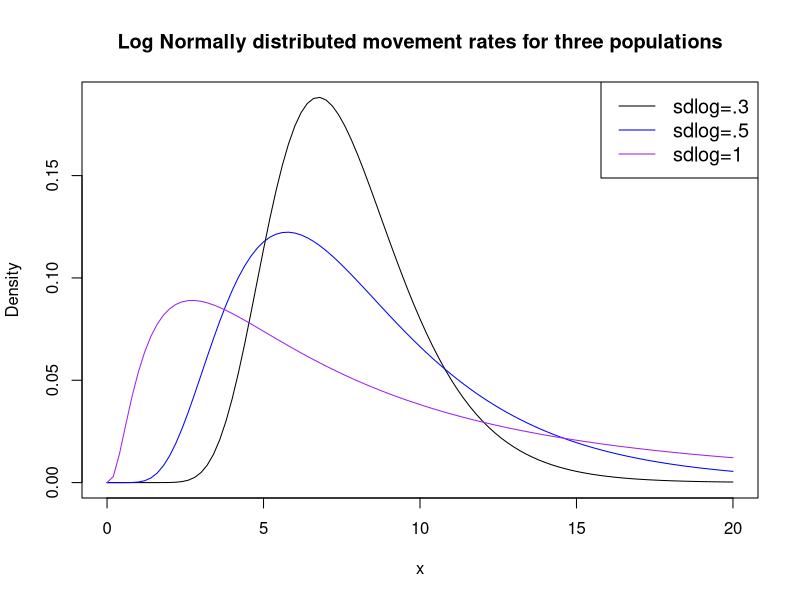
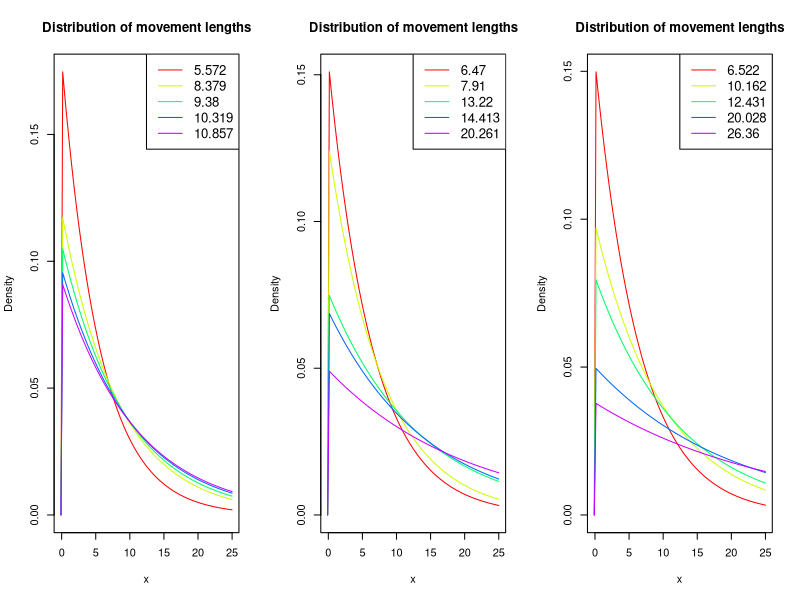
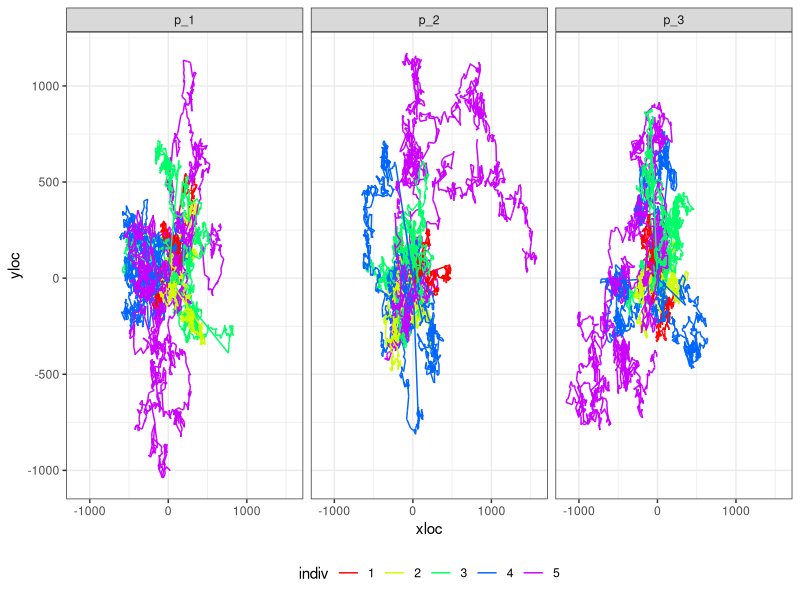
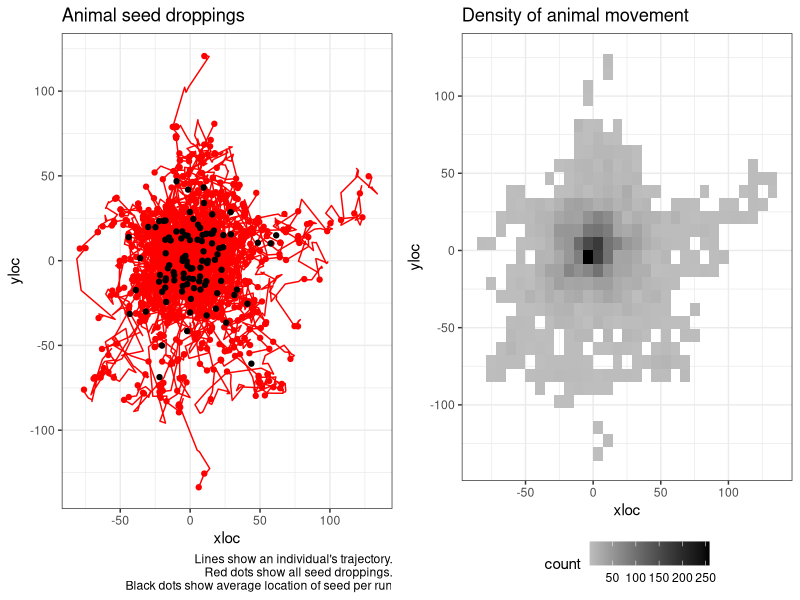
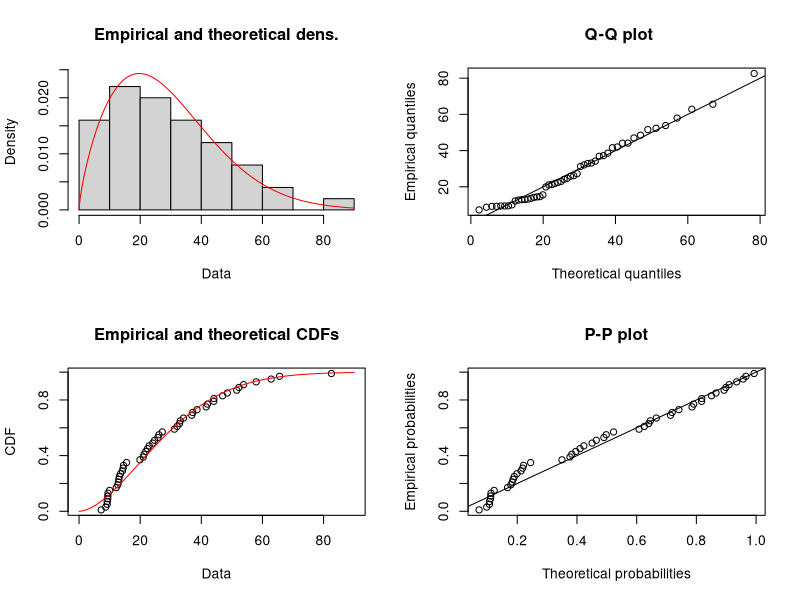
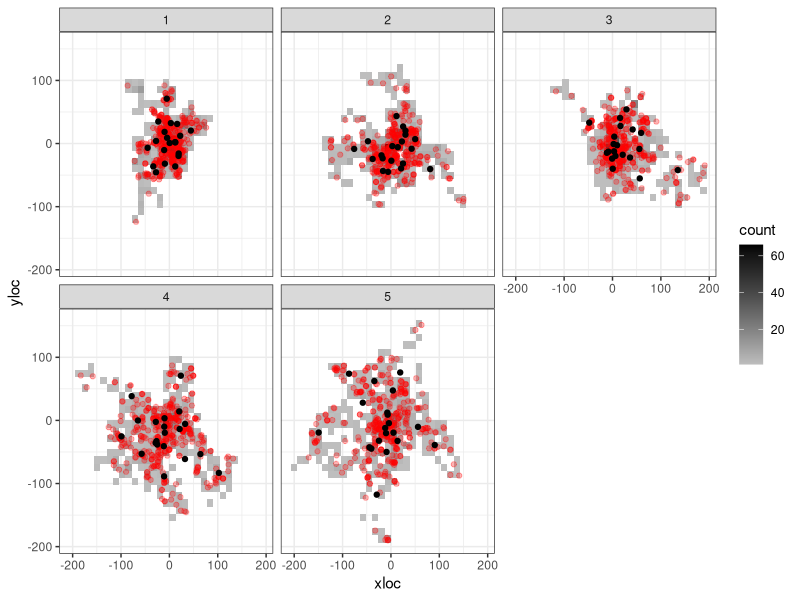
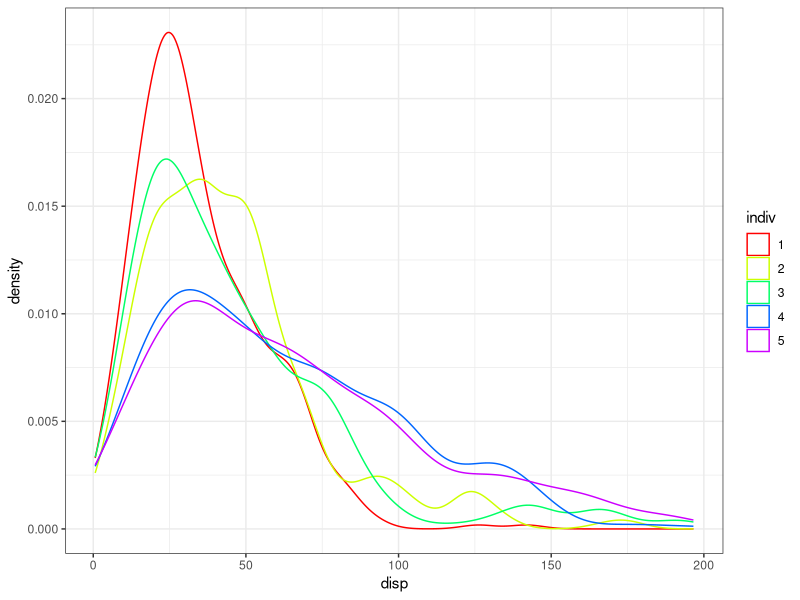
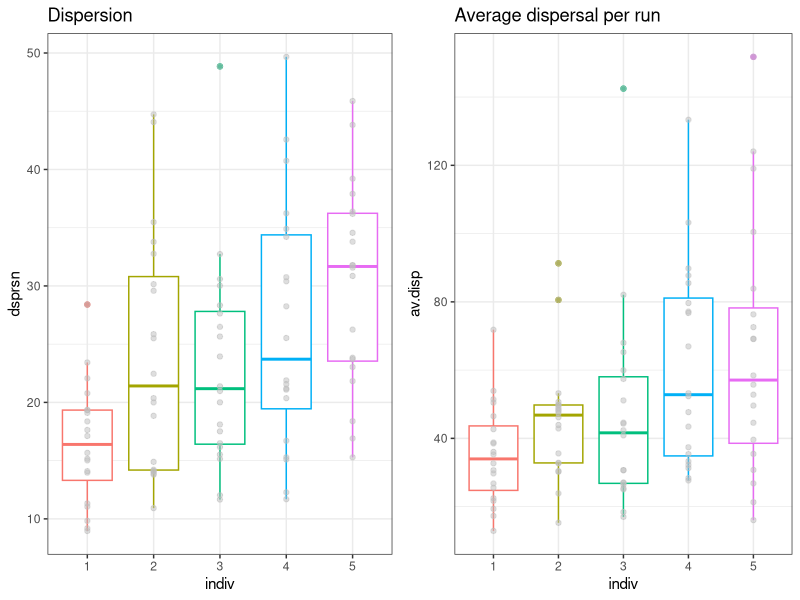

Source code (R) for these figures, in order:
## ---- chunk 1
knitr::opts_chunk$set(echo = FALSE)
knitr::opts_chunk$set(fig.width=12, fig.height=6) 
## ---- chunk 2
library(dplyr)
library(tidyr)
library(ggplot2)
library(cowplot)
library(fitdistrplus)
library(Hmisc)
## ---- chunk 3

av.mov.rate <- 2
max.x <- 20

mycols <- c("black", "blue", "purple")
#create density plots
curve(dlnorm(x, meanlog=av.mov.rate, sdlog=.3),
      from=0, to=max.x,
      col=mycols[1],
      main = 'Log Normally distributed movement rates for three populations', #add title
      ylab = 'Density', #change y-axis label
      )

curve(dlnorm(x, meanlog=av.mov.rate, sdlog=.5), 
      from=0, to=max.x,
      col=mycols[2], add=TRUE)

curve(dlnorm(x, meanlog=av.mov.rate, sdlog=1), 
      from=0, to=max.x,
      col=mycols[3], add=TRUE)

#add legend
legend("topright", legend=c("sdlog=.3", "sdlog=.5", "sdlog=1"),
       col=mycols, lty=1, cex=1.2)
## ---- chunk 4
n.individuals <- 5
m_1 <- sort(round(rlnorm(n.individuals, meanlog = av.mov.rate, sdlog = 0.3),3))
m_2 <- sort(round(rlnorm(n.individuals, meanlog = av.mov.rate, sdlog = 0.5),3))
m_3 <- sort(round(rlnorm(n.individuals, meanlog = av.mov.rate, sdlog = 1),3))
## ---- chunk 5

par(mfrow=c(1,3))
mycols <- rainbow(n.individuals, s=1)

range <- c(-0.1,max.x+5)
#create density plots
#########################################################################
# Fist population
curve(dexp(x, 1/m_1[1]), #notice rate for exponential is 1/movement rate.
      from=range[1], to=range[2], 
      col=mycols[1],
      main = 'Distribution of movement lengths', #add title
      ylab = 'Density', #change y-axis label
      xlab = "x"
      )
for(i in 2:5){
  curve(dexp(x, 1/m_1[i]), 
        from=range[1], to=range[2],
        col=mycols[i], add=TRUE)
}

#add legend
legend("topright", legend= m_1,
       col=mycols, lty=1, cex=1.2)
#########################################################################
# Second population
curve(dexp(x, 1/m_2[1]), #notice rate for exponential is 1/movement rate.
      from=range[1], to=range[2], 
      col=mycols[1],
      main = 'Distribution of movement lengths', #add title
      ylab = 'Density', #change y-axis label
      xlab = "x"
      )
for(i in 2:5){
  curve(dexp(x, 1/m_2[i]), 
        from=range[1], to=range[2],
        col=mycols[i], add=TRUE)
}

#add legend
legend("topright", legend= m_2,
       col=mycols, lty=1, cex=1.2)

#########################################################################
# Third population
curve(dexp(x, 1/m_3[1]), #notice rate for exponential is 1/movement rate.
      from=range[1], to=range[2], 
      col=mycols[1],
      main = 'Distribution of movement lengths', #add title
      ylab = 'Density', #change y-axis label
      xlab = "x"
      )
for(i in 2:5){
  curve(dexp(x, 1/m_3[i]), 
        from=range[1], to=range[2],
        col=mycols[i], add=TRUE)
}

#add legend
legend("topright", legend= m_3,
       col=mycols, lty=1, cex=1.2)
## ---- chunk 6
sim_movement <- function(prm, t = 1000, plot.it = TRUE, return.data.frame = FALSE){
  tru.rate <- round(prm, 3)
  movedist <- rexp(t, rate = 1/tru.rate)
  angle <- runif(t, min = 0, max = 360)
  distx <- movedist*cos(angle)
  xloc <- c(0, cumsum(distx))
  disty <- movedist*sin(angle)
  yloc <- c(0, cumsum(disty))
  animalTraj <- data.frame(time = 0:t, xloc = xloc, yloc = yloc)
  if(plot.it == TRUE){
    plot(x = xloc, y = yloc, type = "l", main = paste("Rate=",tru.rate))
  }
  if(return.data.frame == TRUE){
    return(animalTraj)
  }
}
## ---- chunk 7
nruns <- 3
m.data <- data.frame(m_1, m_2, m_3)

df <- NULL

for(m in 1:3){
  m.0 <- m.data[m]
  for(j in 1:n.individuals){
  for(k in 1:nruns){
  a <- sim_movement(m_2[j], plot.it = FALSE, return.data.frame = TRUE) %>% 
    mutate(indiv = as.factor(j),
           run = paste0("r_", k),
           pop.id = paste0("p_",m))
  df <- rbind.data.frame(df, a)
}
}
  
}


df %>% 
  ggplot(., aes(x = xloc, y=yloc, group = run, color = indiv)) +
  facet_wrap(~pop.id) +
  geom_path() +
  scale_color_manual(values = mycols) +
  theme_bw() +
  theme(legend.position = "bottom") +
  NULL
## ---- chunk 8
sim_seeds <- function(nseeds = 20, m.prms = NULL,...){
  grt <- round(rgamma(nseeds, shape = 4, scale = 5))
  t.grt <- max(grt)

  df <- sim_movement(m.prms, t = t.grt, plot.it = FALSE, return.data.frame = TRUE)

  df %>% 
    left_join(., data.frame(s.id = 1:nseeds, time = grt)) %>% 
    mutate(disp = sqrt(xloc^2+yloc^2)) -> df
  
  return(df)
}

summ_seeds <- function(df = NULL){
  df %>% 
  drop_na(s.id) %>% 
  mutate(xi = (mean(xloc)-xloc)^2,
         yi = (mean(yloc)-yloc)^2) %>% 
  summarise(x = mean(xloc),
            y = mean(yloc),
            av.disp = mean(disp),
            se.disp = sd(disp)/sqrt(n()),
            dsprsn = sum(sqrt(xi+yi))/n()) -> s.df
  return(s.df)
}

# a <- sim_seeds(m.prms = m_1[1])
# summ_seeds(a)
## ---- chunk 9
nruns <- 100

df <- NULL
summ.df <- NULL

for(j in 1:1){
  for(k in 1:nruns){
    a <- sim_seeds(m.prms = m_1[j]) %>% 
      mutate(indiv = as.factor(j),
             run = factor(paste0("r_", k), levels = paste0("r_", 1:nruns)))
    
    b <- summ_seeds(a) %>% 
      mutate(indiv = as.factor(j),
             run = factor(paste0("r_", k), levels = paste0("r_", 1:nruns)))
    
    df <- rbind.data.frame(df, a) 
    summ.df <- rbind.data.frame(summ.df, b) 
}
}
## ---- chunk 10

df %>% 
  ggplot(., aes(x = xloc, y=yloc, 
                group = run,
                color = indiv)) +
  # facet_wrap(~run) +
  geom_path() +
  scale_color_manual(values = mycols) +
  geom_point(data = df %>% drop_na(s.id), 
             aes(x = xloc, y = yloc)) +
  geom_point(data = summ.df, aes(x = x, y=y), color = "black") +
  theme_bw() +
  labs(title = "Animal seed droppings", caption = "Lines show an individual's trajectory.\n Red dots show all seed droppings.\n Black dots show average location of seed per run") +
  theme(legend.position = "none") -> p1
# p1

df %>% 
  ggplot(., aes(x = xloc, y = yloc)) +
  # stat_density_2d(aes(fill = ..level..), geom = "polygon", colour="white") +
  geom_bin2d() +
  # geom_hex() +
  # scale_fill_continuous(type = "viridis") +
  scale_fill_gradient(low = "grey", high = "black") +
  theme_bw() +
  theme(legend.position = "bottom") +
  labs(title = "Density of animal movement") -> p2
# p2

cowplot::plot_grid(p1, p2)
  
# summ.df %>% 
#   ggplot(., aes(y = dsprsn)) +
#   geom_boxplot()
# 
# summ.df %>% 
#   ggplot(., aes(x = av.disp)) +
#   geom_density(color = "blue") + # for the average dispersal per run
#   geom_density(data = df %>% drop_na(s.id),
#                  aes(x = disp)) + # for every seed
#   theme_bw()
## ---- chunk 11
# s.df <- df %>% drop_na(s.id)

s.df <- df %>% drop_na(s.id) %>% 
  sample_n(., 50)
  


g <- fitdist(s.df$disp, distr = "weibull")
summary(g)
plot(g)

# library(MASS)
# fitdistr(s.df$disp, densfun = "weibull")
## ---- chunk 12
nruns <- 20

df <- NULL
summ.df <- NULL

for(j in 1:n.individuals){
  for(k in 1:nruns){
    a <- sim_seeds(m.prms = m_1[j]) %>% 
      mutate(indiv = as.factor(j),
             run = factor(paste0("r_", k), levels = paste0("r_", 1:nruns)))
    
    b <- summ_seeds(a) %>% 
      mutate(indiv = as.factor(j),
             run = factor(paste0("r_", k), levels = paste0("r_", 1:nruns)))
    
    df <- rbind.data.frame(df, a) 
    summ.df <- rbind.data.frame(summ.df, b) 
}
}
## ---- chunk 13
df %>% 
  ggplot(., aes(x = xloc, y = yloc)) +
  facet_wrap(~indiv) +
  # stat_density_2d(aes(fill = ..level..), geom = "polygon", colour="white") +
  geom_bin2d() +
  # geom_hex() +
  # scale_fill_continuous(type = "viridis") +
  scale_fill_gradient(low = "grey", high = "black") +
  geom_point(data = df %>% drop_na(s.id),
             aes(x = xloc, y = yloc), color = "red", alpha = 0.3) +
  geom_point(data = summ.df, aes(x = x, y=y), color = "black") +
  theme_bw()
## ---- chunk 14
df %>% 
  drop_na(s.id) %>% 
  ggplot(., aes(x = disp, color = indiv)) +
  geom_density() +
  scale_color_manual(values = mycols) +
  theme_bw()

## ---- chunk 15
summ.df %>% 
  ggplot(., aes(y = dsprsn, x = indiv, color = indiv)) +
  geom_boxplot() +
  geom_point(color = "grey", alpha = 0.5) +
  labs(title = "Dispersion") +
  theme_bw() +
  theme(legend.position = "none") -> p1
# p1

summ.df %>% 
  ggplot(., aes(y = av.disp, x = indiv, color = indiv)) +
  geom_boxplot() +
  geom_point(color = "grey", alpha = 0.5) +
  labs(title = "Average dispersal per run") +
  theme_bw() +
  theme(legend.position = "none") -> p2
# p2

plot_grid(p1, p2)
## ---- chunk 16
weib.boot <- NULL

for(j in 1:10){
      s.df <- df %>% drop_na(s.id) %>%
      group_by(indiv) %>%
      sample_n(., 50)
    
    # s.df <- df %>% drop_na(s.id)
    
    weib.fits <- NULL
    
    for(i in 1:n.individuals){
      dat <- s.df %>% 
        filter(indiv == i)
      #g <- fitdist(dat$disp, distr = "weibull", method = 'mle', lower = c(0,0))
      g <- fitdistr(dat$disp, densfun = "weibull", lower = c(0,0))
      prms.weib <- data.frame(est.shape = as.numeric(g$estimate[1]),
                              est.scale = as.numeric(g$estimate[2]),
                              loglik = g$loglik, indiv = i)
      weib.fits <- rbind.data.frame(weib.fits, prms.weib)
      # plot(g)
    }
    
    weib.boot <- rbind.data.frame(weib.boot, weib.fits %>% mutate(boot = j))
}

# weib.boot
## ---- chunk 17


weib.boot %>% 
  ggplot(., aes(x = factor(indiv), y = est.scale)) +
  geom_violin() +
  #geom_boxplot(width = 0.1) +
  stat_summary(fun.data=mean_sdl, mult=1, 
                 geom="pointrange", color="red") +
  theme_bw()
